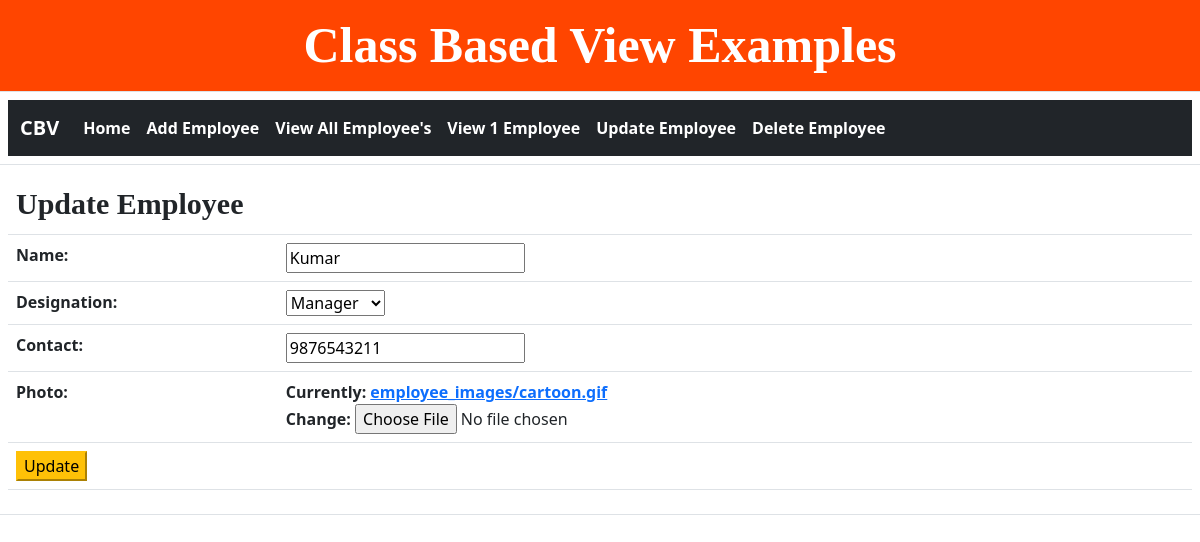
Page /update_employee/2/ on the committed database.
### app26/models.py (models this page shows)
class EmployeeModel(models.Model):
    designantion_choices = (('Developer','Developer'),
                            ('Designaer','Designear'),
                            ('Manager','Manager'))
    idno = models.AutoField(primary_key=True)
    name = models.CharField(max_length=100)
    designation = models.CharField(choices=designantion_choices,max_length=100)
    contact = models.IntegerField(unique=True)
    photo = models.ImageField(upload_to='employee_images/')

### app26/views.py (the view)
# urls.py: path('update_employee/<int:pk>/',views.UpdateEmployee.as_view(),name='update_employee'),
class UpdateEmployee(UpdateView):
    template_name = 'update_employee.html'
    model = EmployeeModel
    fields = "__all__"
    success_url = '/view_all_employees/'

### templates/update_employee.html (shortened to what this page needs)
{% extends 'common.html' %}
{% block content %}
    {% load static %}
    <form method="post" enctype="multipart/form-data">
    <table class="table">
        <tr>
            <th colspan="2" style="font-family: 'Agency FB';font-size: 30px">
                Update Employee
            </th>
        </tr>
        {{ form }}
        <tr>
            <th colspan="2">
                <button type="submit" class="btn-warning">
                    Update
                </button>
            </th>
        </tr>
    </table>
    </form>
{% endblock %}

### rows in the picture
EmployeeModel: name "Kumar", designation "Manager", contact "9876543211"
